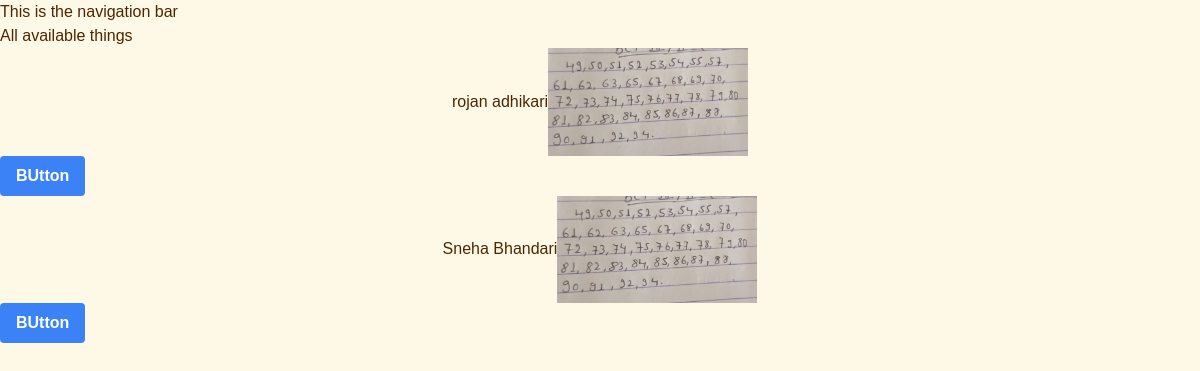
/all/, run on an earlier commit of the app's database.
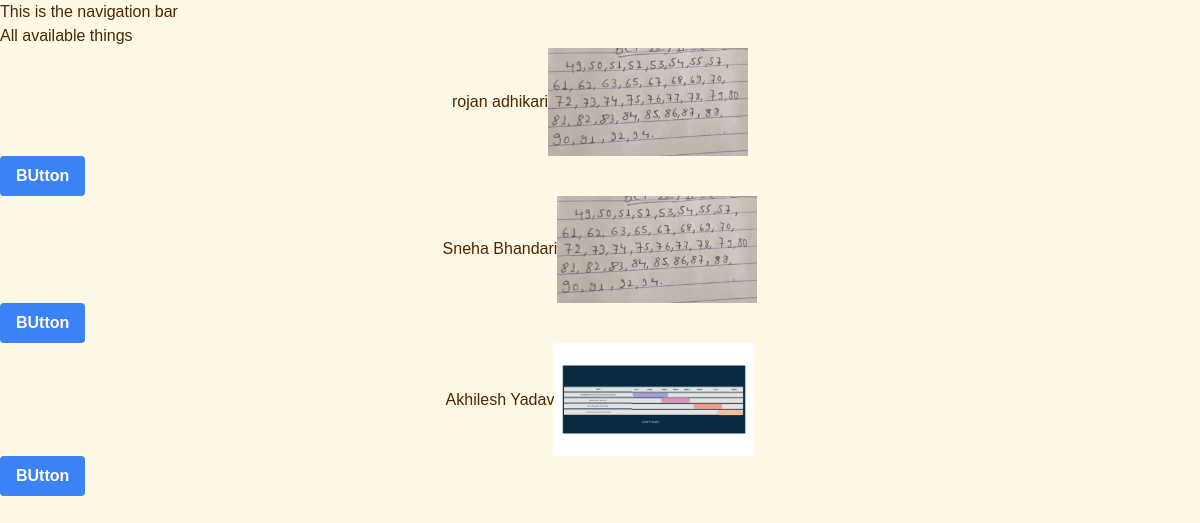
And on a later commit of the database.
### all/models.py (models this page shows, shortened)
class Chaivariety(models.Model):
    CHAI_TYPE_CHOICE =[
        ('ML','MASALA'),
        ('GR','GINGER'),
        ('PL','PLAIN'),
    ]
    name = models.CharField(max_length=100)
    image = models.ImageField(upload_to='chais/')
    date_added = models.DateTimeField(default=timezone.now)
    type = models.CharField(max_length=2,choices=CHAI_TYPE_CHOICE)
    description = models.TextField(default='')

### all/views.py (the view)
# urls.py: path('', views.all_apps,name='all_app'),
def all_apps(request):
    chais = Chaivariety.objects.all()
    return render(request,'all/all_new_app.html',{'chais':chais})

### all/templates/all/all_new_app.html (shortened to what this page needs)
{% extends "layout.html" %}
{% block content %}
<h1>All available things</h1>
{% for chai in chais %}
<div class="flex items-center justify-center ">
    <h2>{{ chai.name }}</h2>
    <img src="{{ chai.image.url }}" alt="chais" width="200" height="200"></div>
    <a href="{% url 'all_detail' chai.id %}"> <button class="bg-blue-500 hover:bg-blue-700 text-white font-bold py-2 px-4 rounded">BUtton</button></a>
{% endfor %}
{% endblock %}

### templates/layout.html (shortened to what this page needs)
{% load static tailwind_tags %}
{% load static %}
<!DOCTYPE html>
<html lang="en">
<head>
    <link rel="stylesheet" href="{% static 'style.css' %}">
    {% tailwind_css %}
</head>
<body>
    <nav>
      This is the navigation bar
    </nav>
    {% block content %}{% endblock %}
</body>
</html>

### static/style.css (style rules this page uses)
body { font-family: 'Arial', sans-serif; margin: 0; padding: 0; background-color: #fef9e7; color: #4d2600; }
a { text-decoration: none; color: #d35400; }

What changed in the data, as far as the page shows it:
added Chaivariety: name "Akhilesh Yadav", image (picture)
